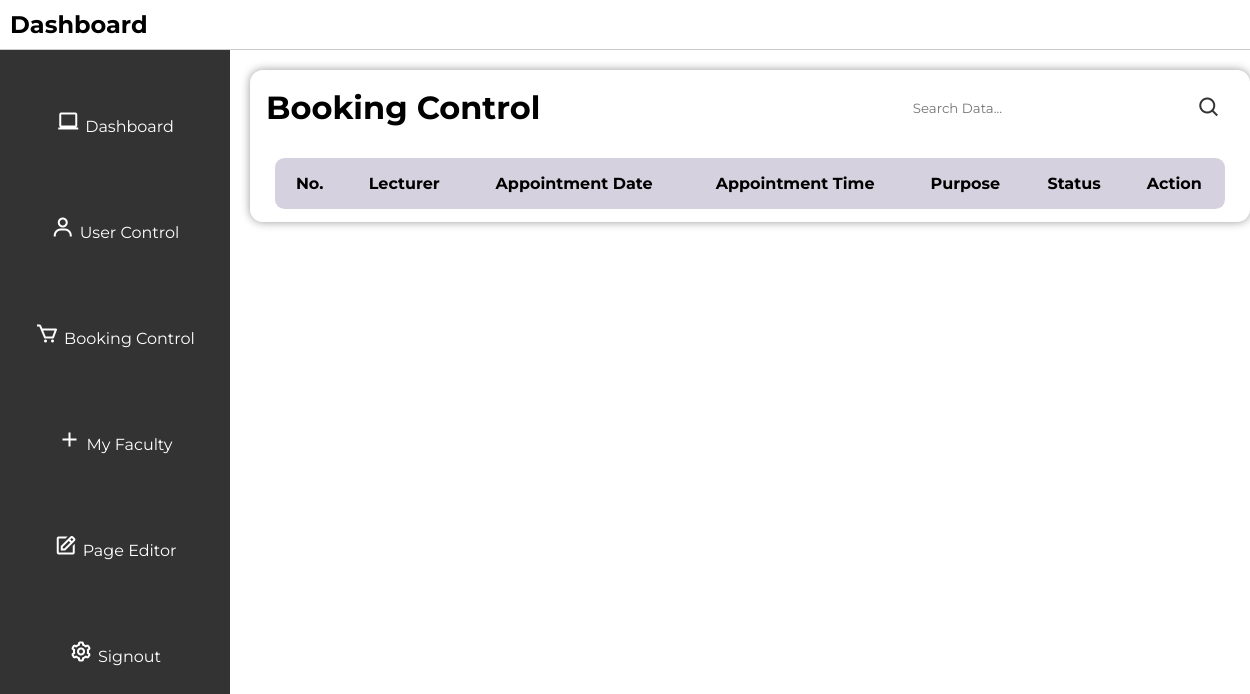
Page /appointmentcontrol on the earlier database version.
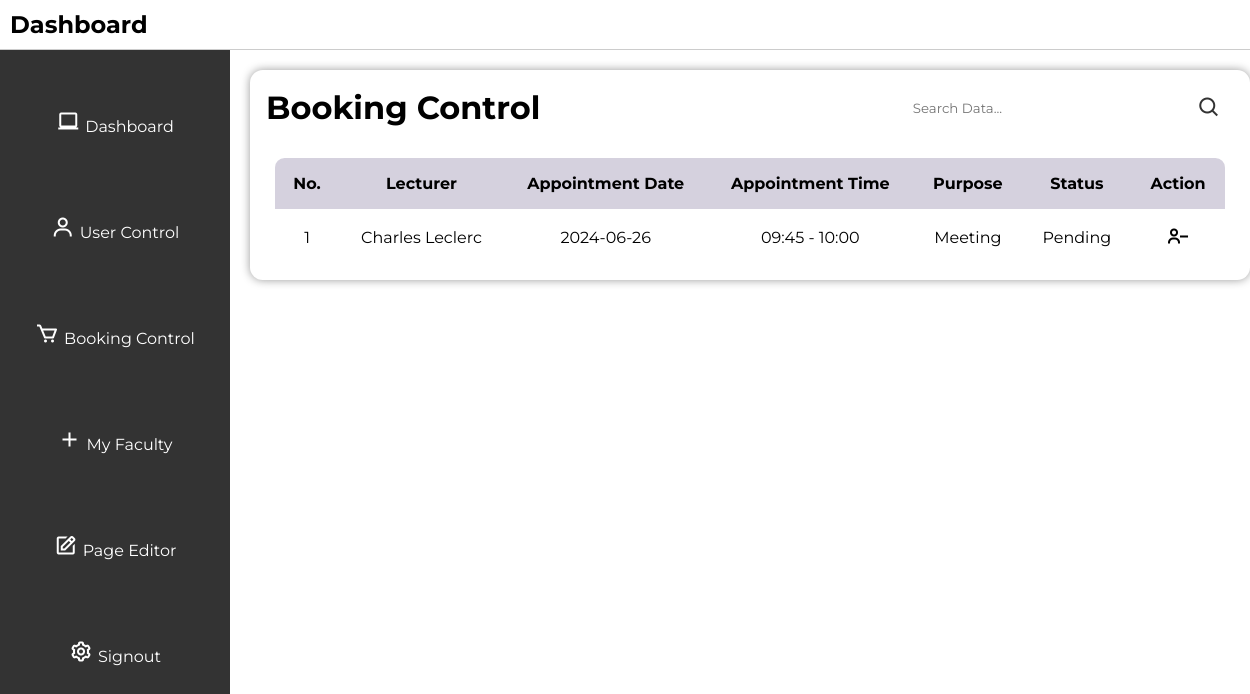
Same page on the later database version.
### tables this page shows
CREATE TABLE appointments (
        id INTEGER PRIMARY KEY AUTOINCREMENT,
        booking_id INTEGER NOT NULL,
        student TEXT NOT NULL,
        lecturer TEXT NOT NULL,
        appointment_date TEXT NOT NULL,
        appointment_time TEXT NOT NULL,
        purpose TEXT NOT NULL,
        status TEXT NOT NULL,
        FOREIGN KEY (student) REFERENCES users (username),
        FOREIGN KEY (lecturer) REFERENCES users (username)
    );

### app.py (the view)
@app.route("/appointmentcontrol", methods=["GET", "POST"])
def appointmentcontrol():
    search_query = request.args.get('search', '')
    conn = get_db_connection()
    cursor = conn.cursor()
    if search_query:
        cursor.execute(
            """
            SELECT id, lecturer, student, appointment_date, purpose, status, appointment_time
            FROM appointments
            WHERE lecturer LIKE ? OR student LIKE ? OR appointment_date LIKE ? OR purpose LIKE ? OR status LIKE ?
            """,
            (f"%{search_query}%", f"%{search_query}%", f"%{search_query}%", f"%{search_query}%", f"%{search_query}%")
        )
    else:
        cursor.execute(
            "SELECT id, lecturer, student, appointment_date, purpose, status, appointment_time FROM appointments"
        )
    appointments = cursor.fetchall()
    cursor.close()
    conn.close()
    return render_template("appointment_control.html", appointments=appointments)

### app.py (called while the page is built)
def get_db_connection():
    con = sqlite3.connect("database.db")  # Connect to the database
    con.row_factory = sqlite3.Row        # Set row factory to sqlite3.Row for dictionary-like row access
    return con                           # Return the database connection

### templates/appointment_control.html (shortened to what this page needs)
<!DOCTYPE html>
<html lang="en">
<head>
    <link rel="stylesheet" href="../static/style.css">
    <link href='https://unpkg.com/boxicons@2.1.4/css/boxicons.min.css' rel='stylesheet'>
</head>
<body>
    <header>
        <h2>Dashboard</h2>
    </header>
    <div class="sidebar">
        <ul>
            <li><i class='bx bx-laptop'></i><a href="/admin">Dashboard</a></li>
            <li><i class='bx bx-user'></i><a href="/usercontrol">User Control</a></li>
            <li><i class='bx bx-cart'></i><a href="/appointmentcontrol">Booking Control</a></li>
            <li><i class='bx bx-plus'></i><a href="/faculty">My Faculty</a></li>
            <li><i class='bx bx-edit' ></i><a href="/adminpageeditor">Page Editor</a></li>
            <li><i class='bx bx-cog' ></i><a href="/logout">Signout</a></li>
        </ul>
    </div>
    <div class="user-main">
        <div class="table" id="customers_table">
            <div class="table__header">
                <h1>Booking Control</h1>
                <div class="input-group">
                    <input type="search" id="search" placeholder="Search Data...">
                    <i class='bx bx-search' onclick="searchData()"></i>
                </div>
            </div>
            <div class="table__body">
                <table>
                    <thead>
                        <tr>
                            <th>No.</th>
                            <th>Lecturer</th>
                            <th>Appointment Date</th>
                            <th>Appointment Time</th>
                            <th>Purpose</th>
                            <th>Status</th>
                            <th>Action</th>
                        </tr>
                    </thead>
                    <tbody id="appointmentTableBody">
                        {% for appointment in appointments %}
                        <tr>
                            <td>{{ loop.index }}</td>
                            <td>{{ appointment[1] }}</td>
                            <td>{{ appointment[3] }}</td>
                            <td>{{ appointment[6] }}</td>
                            <td>{{ appointment[4] }}</td>
                            <td>{{ appointment[5] }}</td>
                            <td>
                                <form method="post" action="/delete_booking">
                                    <button type="submit"><i class='bx bx-user-minus'></i></button>
                                </form>
                            </td>
                        </tr>
                        {% endfor %}
                    </tbody>
                </table>
            </div>
        </div>
    </div>
</body>
</html>

Differences in the rows shown:
added appointments: lecturer "Charles Leclerc", appointment_date "2024-06-26", appointment_time "09:45 - 10:00", purpose "Meeting", status "Pending"
